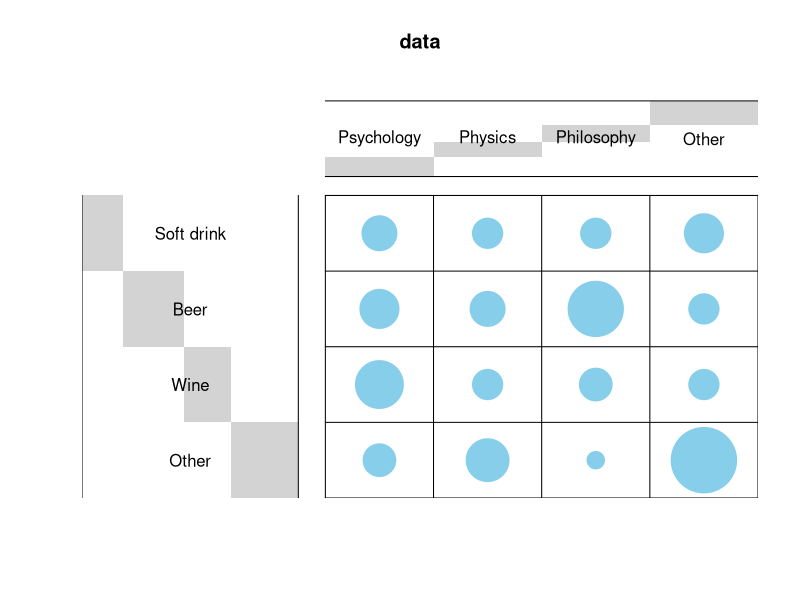
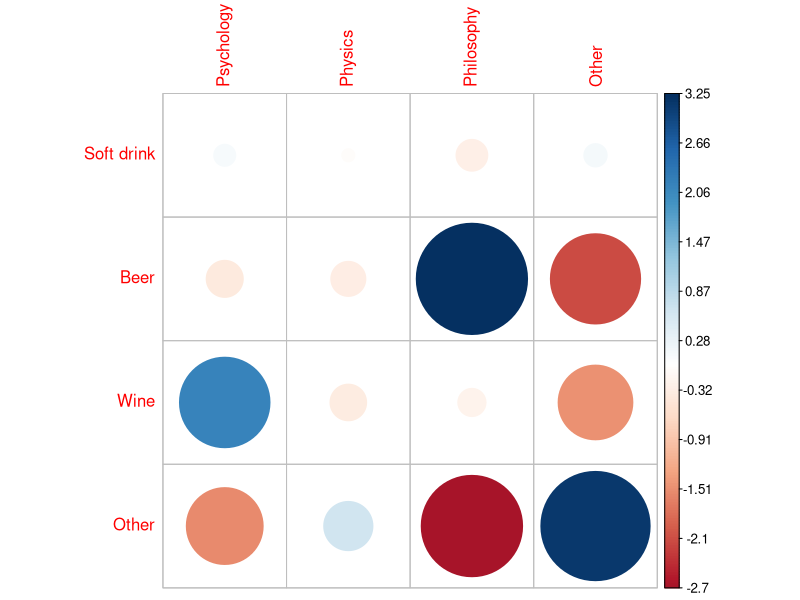
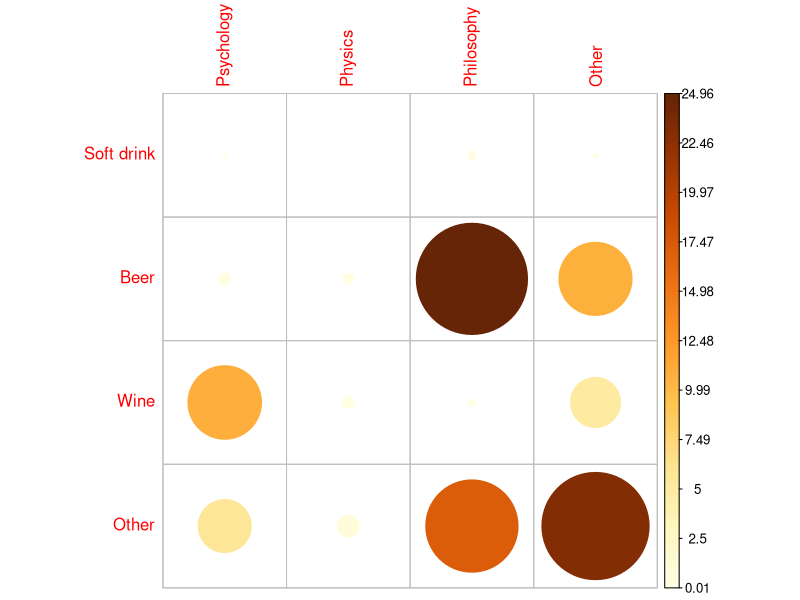
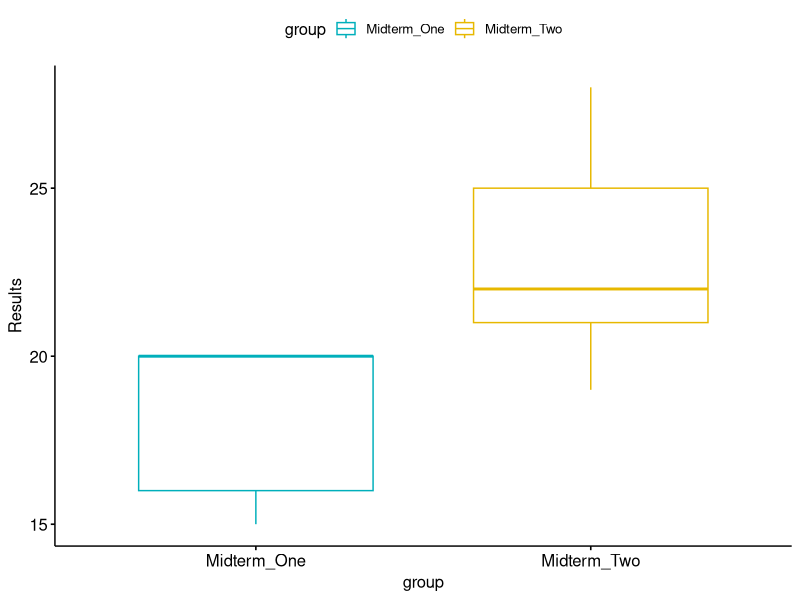

Source code (R) for these figures, in order:
#######################################################################
###################### Question Two ###################################

data<-matrix(c(8,10,15,7,6,8,6,12,6,20,7,2,10,6,6,28),ncol = 4) # Drinks
colnames(data) <- c("Psychology","Physics","Philosophy","Other") # Column Names
rownames(data) <- c("Soft drink","Beer","Wine","Other") # Row Names

# If required instal "gplots"
install.packages("gplots")

library("gplots")
# 1. convert the data as a table
dt <- as.table(as.matrix(data))
# 2. Graph
balloonplot(t(dt), main ="data", xlab ="", ylab="",
            label = FALSE, show.margins = FALSE)
chisq <- chisq.test(data)
chisq
# Observed counts
chisq$observed
# Expected counts
round(chisq$expected,2)
#  residuals
round(chisq$residuals, 3)
# Visualization of residuals
#For a given cell, the size of the circle is proportional to the amount of the cell contribution.
library(corrplot)
corrplot(chisq$residuals, is.cor = FALSE)
# Contibution in percentage (%)
contrib <- 100*chisq$residuals^2/chisq$statistic
round(contrib, 3)
# Visualize the contribution
corrplot(contrib, is.cor = FALSE)
# printing the p-value
chisq$p.value
# printing the mean
chisq$estimate


######################################################################
################## Question Three ####################################


Midterm_One = c(20,20,15,16,20) # Midterm One
Midterm_Two= c(28,19,21,25,22) # Midterm Two

t.test(Midterm_One, Midterm_Two)

# Data in two numeric vectors
# ++++++++++++++++++++++++++
# Test scores before studying with a group
Midterm_One <- c(20,20,15,16,20)
# Test scores after studying with a group
Midterm_Two <-c(28,19,21,25,22)
# Create a data frame
my_data1 <- data.frame( 
  group = rep(c("Midterm_One", "Midterm_Two"), each = 5),
  Results = c(Midterm_One,  Midterm_Two)
)
# Print all data
print(my_data1)

library("dplyr")
group_by(my_data1, group) %>%
  summarise(
    count = n(),
    median = median(Results, na.rm = TRUE),
    IQR = IQR(Results, na.rm = TRUE)
  )
# Plot weight by group and color by group
library("ggpubr")
ggboxplot(my_data1, x = "group", y = "Results", 
          color = "group", palette = c("#00AFBB", "#E7B800"),
          order = c("Midterm_One", "Midterm_Two")
       )
res <- wilcox.test(Midterm_One, Midterm_Two, paired = TRUE)
res
# print only the p-value
res$p.value
